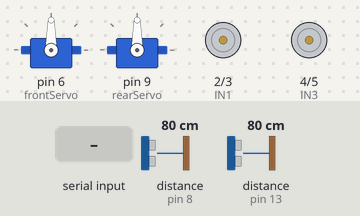
The sketch below on a simulated Arduino Uno, built with avr-gcc and run on an emulated ATmega328P. On the bench: 2 × servo, motor-driver pin pairs drawn as motors (green arrow = first pin HIGH = forward, orange = second pin HIGH = backward, longer = more drive). Inputs (shaded band) come from the test bench; at power-on: distance to the obstacle (sensors on pin 8, pin 13) 80 cm. The echo pulse lasts 58.3 µs per cm; what the sketch prints to the serial monitor is not drawn.

Above: at 2.2 s.
2.3 s: "F" received over Serial
At 3.3 s:
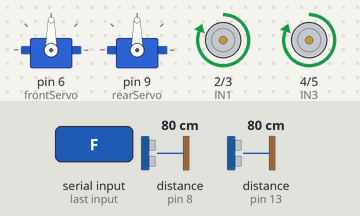
3.8 s: distance to the obstacle (sensor on pin 8) set to 48 cm
5.3 s: distance to the obstacle (sensor on pin 8) set to 40 cm
At 6.3 s:
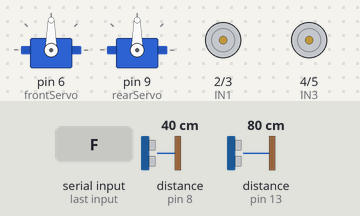
8.3 s: distance to the obstacle (sensor on pin 8) set to 5 cm
At 8.33 s:
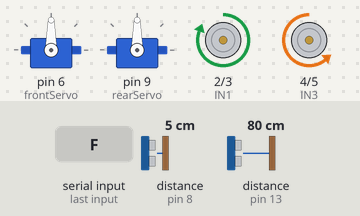
10.9 s: distance to the obstacle (sensor on pin 8) set to 2 cm
13.9 s: "B" received over Serial
At 14.7 s:
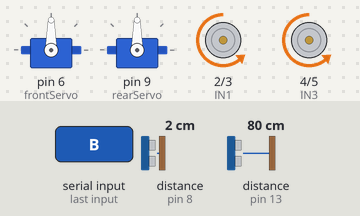
Timing chart, 0 to 16.4 s (numbered marks = the images above; inputs shaded):
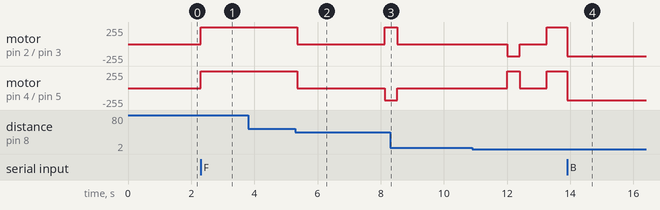

Measured:
- the behaviour switches between 46 and 45 cm on distance to the obstacle (sensor on pin 8) (found by bisection; images 1 and 2)
- after the input at 2.3 s, motor on pin 2 (IN1) / pin 3 (IN2), motor on pin 4 (IN3) / pin 5 (IN4): stopped → forward 255/255 at once
- after the input at 3.8 s, every drawn part: stays the same
- after the input at 5.3 s, motor on pin 2 (IN1) / pin 3 (IN2): forward 255/255 → stopped after 0.06 s, → forward 255/255 2.8 s later; motor on pin 4 (IN3) / pin 5 (IN4): forward 255/255 → stopped after 0.06 s, → backward 180/255 2.8 s later
- after the input at 13.9 s, motor on pin 2 (IN1) / pin 3 (IN2), motor on pin 4 (IN3) / pin 5 (IN4): forward 255/255 → backward 180/255 at once

The sketch:

icode1.ino
```cpp
#include <Servo.h>

// ---- Servos ----
Servo frontServo;
Servo rearServo;

// ---- Ultrasonic Pins ----
int frontTrig = 7;
int frontEcho = 8;
int rearTrig  = 12;
int rearEcho  = 13;

// ---- Motor Pins ----
int IN1 = 2;
int IN2 = 3;
int IN3 = 4;
int IN4 = 5;

// ---- Variables ----
char command;
bool goingForward  = false;
bool goingBackward = false;
int motorSpeed     = 180;

// ---- Tuned Parameters ----
int safeDistance    = 45; // Stop if object closer than this
int clearDistance   = 60; // Path is clear if distance more than this
int turnTime        = 400; // ms for each turn step
int scanDelay       = 350; // ms for servo to settle

// ---- Get Stable Distance (average of 5 readings) ----
int getDistance(int trigPin, int echoPin) {
  int readings[5];
  int total = 0;
  int valid = 0;

  for (int i = 0; i < 5; i++) {
    digitalWrite(trigPin, LOW);
    delayMicroseconds(2);
    digitalWrite(trigPin, HIGH);
    delayMicroseconds(10);
    digitalWrite(trigPin, LOW);

    long duration = pulseIn(echoPin, HIGH, 25000);
    int dist = duration * 0.034 / 2;

    // Only count valid readings
    if (dist > 2 && dist < 400) {
      readings[valid] = dist;
      total += dist;
      valid++;
    }
    delay(10);
  }

  // If no valid readings return 999 (clear)
  if (valid == 0) return 999;

  // Return average
  return total / valid;
}

// ---- Motor Functions ----
void forward() {
  digitalWrite(IN1, HIGH);
  digitalWrite(IN2, LOW);
  digitalWrite(IN3, HIGH);
  digitalWrite(IN4, LOW);
}

void backward() {
  digitalWrite(IN1, LOW);
  analogWrite(IN2, motorSpeed);
  digitalWrite(IN3, LOW);
  analogWrite(IN4, motorSpeed);
}

void turnRight() {
  digitalWrite(IN1, HIGH);
  digitalWrite(IN2, LOW);
  digitalWrite(IN3, LOW);
  analogWrite(IN4, motorSpeed);
}

void turnLeft() {
  digitalWrite(IN1, LOW);
  analogWrite(IN2, motorSpeed);
  digitalWrite(IN3, HIGH);
  digitalWrite(IN4, LOW);
}

void stopMotors() {
  digitalWrite(IN1, LOW);
  digitalWrite(IN2, LOW);
  digitalWrite(IN3, LOW);
  digitalWrite(IN4, LOW);
}

// ---- Scan All Directions and Find Best Path ----
int scanAllDirections(Servo s, int trig, int echo) {
  // Scan 5 positions and store distances
  int angles[5]    = {30, 60, 90, 120, 150};
  int distances[5] = {0,  0,  0,  0,   0};

  Serial.println("Scanning all directions...");

  for (int i = 0; i < 5; i++) {
    s.write(angles[i]);
    delay(scanDelay);
    distances[i] = getDistance(trig, echo);
    Serial.print("Angle ");
    Serial.print(angles[i]);
    Serial.print(" → ");
    Serial.print(distances[i]);
    Serial.println(" cm");
  }

  // Find angle with maximum distance
  int bestIndex    = 0;
  int bestDistance = 0;

  for (int i = 0; i < 5; i++) {
    if (distances[i] > bestDistance) {
      bestDistance = distances[i];
      bestIndex    = i;
    }
  }

  // Return servo to center
  s.write(90);
  delay(300);

  Serial.print("Best direction: ");
  Serial.print(angles[bestIndex]);
  Serial.print(" degrees | Distance: ");
  Serial.println(bestDistance);

  return angles[bestIndex];
}

// ---- Execute Turn Based on Best Angle ----
void executeTurn(int bestAngle) {
  if (bestAngle < 75) {
    // Turn right
    Serial.println("Executing: Turn RIGHT");
    turnRight();
    delay(turnTime);
    stopMotors();
    delay(200);
  }
  else if (bestAngle > 105) {
    // Turn left
    Serial.println("Executing: Turn LEFT");
    turnLeft();
    delay(turnTime);
    stopMotors();
    delay(200);
  }
  else {
    // Path is clear ahead — no turn needed
    Serial.println("Path clear ahead — continuing");
  }
}

// ---- Avoid Obstacle Forward ----
void avoidObstacleForward() {
  Serial.println("=== OBSTACLE DETECTED FRONT ===");
  stopMotors();
  delay(400);

  // Keep scanning until clear path found
  int attempts = 0;
  while (attempts < 5) {
    int bestAngle = scanAllDirections(frontServo, frontTrig, frontEcho);
    executeTurn(bestAngle);
    delay(300);

    // Check if path ahead is now clear
    frontServo.write(90);
    delay(300);
    int checkDist = getDistance(frontTrig, frontEcho);
    Serial.print("Path check: ");
    Serial.println(checkDist);

    if (checkDist > clearDistance) {
      Serial.println("Path is CLEAR! Moving forward.");
      forward();
      return;
    }

    attempts++;
    Serial.print("Attempt ");
    Serial.print(attempts);
    Serial.println(" — path still blocked, scanning again");
    delay(300);
  }

  // If still stuck after 5 attempts go backward a little
  Serial.println("Still stuck — backing up");
  backward();
  delay(600);
  stopMotors();
  delay(300);
  forward();
}

// ---- Avoid Obstacle Backward ----
void avoidObstacleBackward() {
  Serial.println("=== OBSTACLE DETECTED REAR ===");
  stopMotors();
  delay(400);

  int attempts = 0;
  while (attempts < 5) {
    int bestAngle = scanAllDirections(rearServo, rearTrig, rearEcho);
    executeTurn(bestAngle);
    delay(300);

    rearServo.write(90);
    delay(300);
    int checkDist = getDistance(rearTrig, rearEcho);
    Serial.print("Rear path check: ");
    Serial.println(checkDist);

    if (checkDist > clearDistance) {
      Serial.println("Rear path CLEAR! Moving backward.");
      backward();
      return;
    }

    attempts++;
    delay(300);
  }

  // If still stuck go forward a little
  Serial.println("Still stuck — moving forward");
  forward();
  delay(600);
  stopMotors();
  delay(300);
  backward();
}

// ---- Setup ----
void setup() {
  pinMode(IN1, OUTPUT);
  pinMode(IN2, OUTPUT);
  pinMode(IN3, OUTPUT);
  pinMode(IN4, OUTPUT);

  pinMode(frontTrig, OUTPUT);
  pinMode(frontEcho, INPUT);
  pinMode(rearTrig,  OUTPUT);
  pinMode(rearEcho,  INPUT);

  frontServo.attach(6);
  rearServo.attach(9);

  // Center both servos
  frontServo.write(90);
  rearServo.write(90);

  Serial.begin(9600);
  stopMotors();

  Serial.println("=== System Ready ===");
  delay(1000);
}

// ---- Main Loop ----
void loop() {

  // Read Bluetooth command
  if (Serial.available()) {
    command = Serial.read();
    Serial.print("Command received: ");
    Serial.println(command);

    // Movement
    if (command == 'F' || command == 'f') {
      goingForward  = true;
      goingBackward = false;
      forward();
      Serial.println("Moving FORWARD");
    }
    else if (command == 'B' || command == 'b') {
      goingBackward = true;
      goingForward  = false;
      backward();
      Serial.println("Moving BACKWARD");
    }
    else if (command == 'L' || command == 'l') {
      goingForward  = false;
      goingBackward = false;
      turnLeft();
      delay(500);
      stopMotors();
      Serial.println("Turned LEFT");
    }
    else if (command == 'R' || command == 'r') {
      goingForward  = false;
      goingBackward = false;
      turnRight();
      delay(500);
      stopMotors();
      Serial.println("Turned RIGHT");
    }
    else if (command == 'S' || command == 's') {
      goingForward  = false;
      goingBackward = false;
      stopMotors();
      Serial.println("STOPPED");
    }

    // Speed control
    else if (command == '1') { motorSpeed = 80;  Serial.println("Speed: Very Slow"); }
    else if (command == '2') { motorSpeed = 120; Serial.println("Speed: Slow"); }
    else if (command == '3') { motorSpeed = 180; Serial.println("Speed: Medium"); }
    else if (command == '4') { motorSpeed = 220; Serial.println("Speed: Fast"); }
    else if (command == '5') { motorSpeed = 255; Serial.println("Speed: Full"); }
  }

  // Front obstacle check
  if (goingForward) {
    int frontDist = getDistance(frontTrig, frontEcho);
    Serial.print("Front: ");
    Serial.println(frontDist);

    if (frontDist < safeDistance && frontDist > 0) {
      avoidObstacleForward();
    }
  }

  // Rear obstacle check
  if (goingBackward) {
    int rearDist = getDistance(rearTrig, rearEcho);
    Serial.print("Rear: ");
    Serial.println(rearDist);

    if (rearDist < safeDistance && rearDist > 0) {
      avoidObstacleBackward();
    }
  }
}
```
